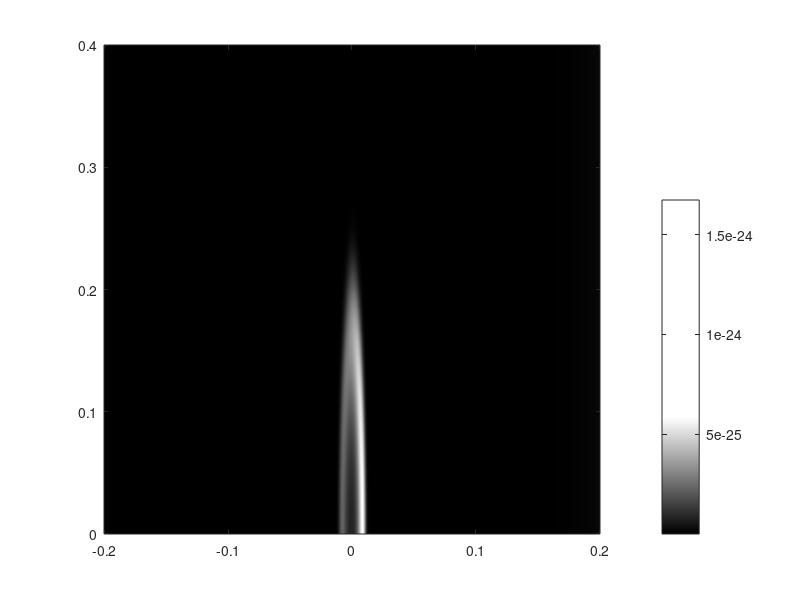

This figure's MATLAB source: (Note: this script raises an error after producing the figure.)
clear ;
clc;
close all;


addpath(genpath('.\image'));
addpath(genpath('.\image2'));
addpath(genpath('.\data'));
addpath(genpath('.\dataRGB'));
addpath(genpath('.\len_sub'));
addpath(genpath('.\频域重聚焦精简'));
%% ===================== 1. 火焰辐射模型 =====================
t1 = 1200;     % 温度增量 (K)
t2 = 900;      % 环境温度 (K)
m  = 3;        % 形状参数
n  = 0.9;
R  = 0.04;     % m
Z  = 0.4;      % m
x  = 0.015;     % 固定切面位置

Ny = 500;
Nz = 500;
[y,z] = meshgrid(linspace(-0.4, 0.4, Ny), linspace(0, 0.4, Nz));

% 温度场
term = m * (x.^2/R.^2 + y.^2/R.^2 + z.^2/Z.^2) - n;
T = t1 * exp(-(term.^2)) + t2;

% 单色辐射模型
lambda = 0.610;      % um
c1 = 3.7418e-16;
c2 = 1.4388e4;       % um*K
Eb = c1 .* lambda.^(-5) ./ (exp(c2 ./ (lambda .* T)) - 1);

% Beer 衰减
ke = 30;             % m^-1
y_max = max(y(:));
L = y_max - y;
I = Eb .* exp(-ke .* L);

%% ===================== 2. 显示火焰辐射图 =====================
figure('Color','white');
imagesc(linspace(-0.2, 0.2, Ny), linspace(0, 0.4, Nz), I);
set(gca, 'YDir', 'normal');
colormap(gray(256));

cb = colorbar;
cb.Position = [0.93 0.15 0.03 0.7];
cb.Label.String = '单色辐射强度';
cb.Label.Rotation = 0;
cb.Label.Units = 'normalized';
cb.Label.Position = [0.75 1.15 3.5];
cb.Label.FontSize = 12;

axis tight;
axis image;
grid off;
pbaspect([1 5 1]);
xlabel('径向坐标 y (m)');
ylabel('轴向坐标 z (m)');
title(['辐射传输成像结果, k_e = ', num2str(ke), ' m^{-1}']);
clim([min(I(:)) max(I(:))]);

%% ===================== 3. 把火焰辐射图转成 LF_sim 输入 =====================
I_norm = I - min(I(:));
if max(I_norm(:)) > 0
    I_norm = I_norm / max(I_norm(:));
end

I_norm = I_norm .^ 0.7;   % gamma 调整

obj_gray = uint8(I_norm * 255);
obj = repmat(obj_gray, [1, 1, 3]);   % RGB 三通道

object_num = 1;
d = 600;   % mm，火焰到主透镜距离

%% ===================== 4. 光场相机参数 =====================
v = 16;          % 像距
N_line = 81;     % 主透镜离散化
d_m = 18;

D = 4;           % 主透镜直径
F = 16;          % 焦距
lens_d = 0.01;   % 微透镜直径
sen_N = 20;      % 每个微透镜后传感器像素数

lens_f = lens_d * F / D;
lens_v = lens_f + v;
micr_N = ceil(D / lens_d);
sen_N_total = micr_N * sen_N;
sen_d = lens_d / sen_N;

if mod(sen_N_total,2) == 0
    sen_N_total = sen_N_total + 1;
end

im_max = zeros(3,1);

%% ===================== 5. 火焰辐射图送入 LF_sim =====================
tic
for k = 1:3
    fprintf('正在计算第 %d 个通道...\n', k);
    obje = double(obj(:,:,k));
   obj_w = 0.08 * 1000;   % 横向物理宽度，0.08 m = 80 mm
obj_h = 0.40 * 1000;   % 纵向物理高度，0.40 m = 400 mm

    im = LF_sim(obje, d, obj_w, obj_h, D, N_line, F, v, lens_d, lens_f, sen_N);
    im_max(k) = max(im(:));

    save(sprintf('./dataRGB/im_d_%d_v_%d_Nline_%d_%d.mat', d, v, N_line, k), 'im');
end
t = toc;
fprintf('\n模拟光场传输时间为：t = %.3f s\n', t);
%% ===================== 5.1 组装 5D 光场数据 =====================
LF_R = load(sprintf('./dataRGB/im_d_%d_v_%d_Nline_%d_%d.mat', d, v, N_line, 1));
LF_G = load(sprintf('./dataRGB/im_d_%d_v_%d_Nline_%d_%d.mat', d, v, N_line, 2));
LF_B = load(sprintf('./dataRGB/im_d_%d_v_%d_Nline_%d_%d.mat', d, v, N_line, 3));

LF_R = LF_R.im;
LF_G = LF_G.im;
LF_B = LF_B.im;

fprintf('\nR通道维度: ');
disp(size(LF_R));
fprintf('G通道维度: ');
disp(size(LF_G));
fprintf('B通道维度: ');
disp(size(LF_B));

% 先检查三个通道尺寸是否一致
if ~isequal(size(LF_R), size(LF_G), size(LF_B))
    error('三个通道的光场尺寸不一致，不能合并成5D光场。');
end

% 组装为 5D 光场
LF = cat(5, LF_R, LF_G, LF_B);

fprintf('\n5D光场 LF 的维度为: ');
disp(size(LF));
fprintf('LF 的维数 ndims(LF) = %d\n', ndims(LF));

save(sprintf('./dataRGB/LF_5D_d_%d_v_%d_Nline_%d.mat', d, v, N_line), 'LF', '-v7.3');

fprintf('5D光场数据已保存完成！\n');

%% ===================== 6. 显示输入场景 =====================
figure;
imshow(obj, []);
title('输入 LF_sim 的火焰辐射图 obj');
fprintf('\n已画出火焰场景图像！\n');

%% ===================== 7. 显示传感器图像 =====================
im_RGB = reshape4to2_im(d, v, N_line, micr_N, sen_N, im_max);

figure;
imagesc(linspace(-0.2, 0.2, Ny), linspace(0, 0.4, Nz), I);
set(gca, 'YDir', 'normal');
imshow(im_RGB, []);
title('带微透镜阵列的传感器图像');
imwrite(im_RGB, sprintf('./dataRGB/im_d_%d_v_%d_Nline_%d_RGB.jpg', d, v, N_line));
% 设置显示比例，确保纵横比与火焰图像一致

fprintf('\n已画出传感器图像！\n');



disp('The end!');
